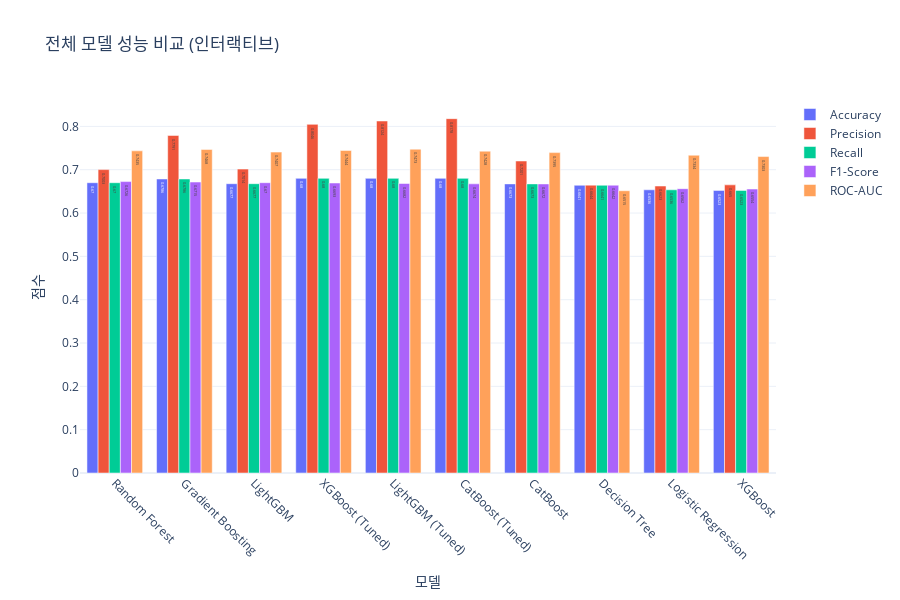

This figure's notebook cell:
### Code cell
# 최종 시각화
fig = go.Figure()

for metric in ['Accuracy', 'Precision', 'Recall', 'F1-Score', 'ROC-AUC']:
    fig.add_trace(go.Bar(
        name=metric,
        x=all_results['Model'],
        y=all_results[metric],
        text=all_results[metric].round(4),
        textposition='auto'
    ))

fig.update_layout(
    title='전체 모델 성능 비교 (인터랙티브)',
    xaxis_title='모델',
    yaxis_title='점수',
    barmode='group',
    height=600,
    template='plotly_white',
    xaxis={'tickangle': 45}
)

fig.show()

### Figure 1 — Plotly figure (JSON) as saved in the notebook; plotly's stock layout.template omitted (floating-point values rounded to 4 significant figures)
{"data": [{"name": "Accuracy", "text": [0.67, 0.6786, 0.6677, 0.68, 0.68, 0.68, 0.6673, 0.6641, 0.6536, 0.6523], "textposition": "auto", "type": "bar", "x": ["Random Forest", "Gradient Boosting", "LightGBM", "XGBoost (Tuned)", "LightGBM (Tuned)", "CatBoost (Tuned)", "CatBoost", "Decision Tree", "Logistic Regression", "XGBoost"], "y": [0.67, 0.6786, 0.6677, 0.68, 0.68, 0.68, 0.6673, 0.6641, 0.6536, 0.6523]}, {"name": "Precision", "text": [0.7003, 0.7791, 0.7014, 0.8046, 0.8124, 0.8178, 0.7201, 0.6644, 0.6623, 0.665], "textposition": "auto", "type": "bar", "x": ["Random Forest", "Gradient Boosting", "LightGBM", "XGBoost (Tuned)", "LightGBM (Tuned)", "CatBoost (Tuned)", "CatBoost", "Decision Tree", "Logistic Regression", "XGBoost"], "y": [0.7003, 0.7791, 0.7014, 0.8046, 0.8124, 0.8178, 0.7201, 0.6644, 0.6623, 0.665]}, {"name": "Recall", "text": [0.67, 0.6786, 0.6677, 0.68, 0.68, 0.68, 0.6673, 0.6641, 0.6536, 0.6523], "textposition": "auto", "type": "bar", "x": ["Random Forest", "Gradient Boosting", "LightGBM", "XGBoost (Tuned)", "LightGBM (Tuned)", "CatBoost (Tuned)", "CatBoost", "Decision Tree", "Logistic Regression", "XGBoost"], "y": [0.67, 0.6786, 0.6677, 0.68, 0.68, 0.68, 0.6673, 0.6641, 0.6536, 0.6523]}, {"name": "F1-Score", "text": [0.6726, 0.6715, 0.67, 0.6693, 0.6682, 0.6674, 0.6672, 0.6642, 0.6562, 0.6554], "textposition": "auto", "type": "bar", "x": ["Random Forest", "Gradient Boosting", "LightGBM", "XGBoost (Tuned)", "LightGBM (Tuned)", "CatBoost (Tuned)", "CatBoost", "Decision Tree", "Logistic Regression", "XGBoost"], "y": [0.6726, 0.6715, 0.67, 0.6693, 0.6682, 0.6674, 0.6672, 0.6642, 0.6562, 0.6554]}, {"name": "ROC-AUC", "text": [0.7435, 0.7468, 0.7407, 0.7444, 0.7473, 0.7428, 0.7395, 0.6515, 0.7334, 0.7303], "textposition": "auto", "type": "bar", "x": ["Random Forest", "Gradient Boosting", "LightGBM", "XGBoost (Tuned)", "LightGBM (Tuned)", "CatBoost (Tuned)", "CatBoost", "Decision Tree", "Logistic Regression", "XGBoost"], "y": [0.7435, 0.7468, 0.7407, 0.7444, 0.7473, 0.7428, 0.7395, 0.6515, 0.7334, 0.7303]}], "layout": {"barmode": "group", "height": 600, "title": {"text": "전체 모델 성능 비교 (인터랙티브)"}, "xaxis": {"tickangle": 45, "title": {"text": "모델"}}, "yaxis": {"title": {"text": "점수"}}}}
